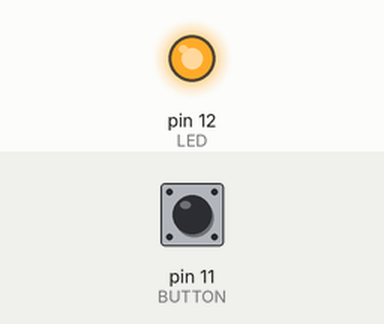
Bench run of a sketch on a simulated Arduino Uno, built with avr-gcc and run on an emulated ATmega328P. Parts: output pins drawn as LEDs (lit = HIGH). The test bench sets the inputs (shaded band); at power-on: pin 11 (BUTTON) HIGH. What the sketch prints to the serial monitor is not drawn.

Above: at 0.1 s.
At 0.6 s:
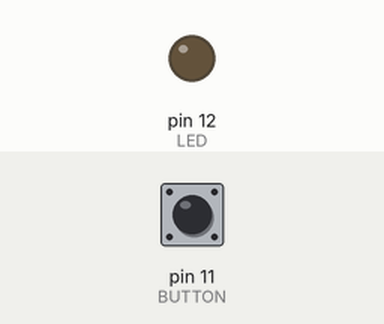
Timing chart, 0 to 2.1 s (numbered marks = the images above):
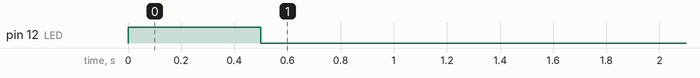

The sketch:

switch_counter.ino
```cpp
const int LED = 12;
const int BUTTON = 11;

int buttonState = 0;
int prestate = 0;
int count = 0;

void setup() {
  // put your setup code here, to run once:
  pinMode(LED, OUTPUT);
  pinMode(BUTTON, INPUT_PULLUP);
  Serial.begin(9600);
}

void loop() {
  // put your main code here, to run repeatedly:
  buttonState = digitalRead(BUTTON);
  if(buttonState == HIGH && prestate == 0){
    count++;
    Serial.println(count);
    digitalWrite(LED, HIGH);
    delay(500);
    digitalWrite(LED, LOW);
    prestate = 1;
  }
  else if (buttonState == LOW){
    prestate = 0;
  }

}
```

Measured:
- by itself, pin 12 (LED): LOW → HIGH at 0.00 s, → LOW 0.50 s later
